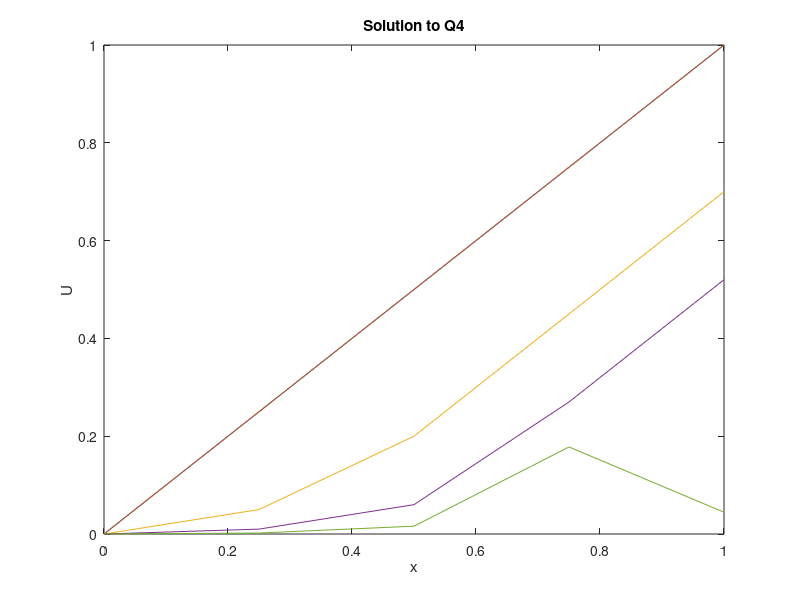

Recreate this plot in MATLAB.
%solution to q4 using FTCS
%defining parameters
c=1;
h=1/4;
r=0.4;
k=r*(h^2)/c;
Nx=1/h;
Nt=4;
x=0:h:1;
t=0:k:0.1;
U=zeros(Nx+1,Nt+1);
%initial conditions
for i=1:Nx+1
    U(i,1)=x(i);
end
for j=1:Nt+1
    U(1,j)=0;
end
%solving
for i=2:Nx
    for j=1:Nt
         U(i,j+1)=r*U(i-1,j)+(1-2*r)*U(i,j)+r*U(i+1,j);
         if j>=2
             U(Nx+1,j)=U(Nx,j)+h;
         end
     end
        
end
U(Nx+1,Nt+1)=U(Nx,Nt+1)*h;
figure1=plot(x,U); 
xlabel('x');
ylabel('U');
title('Solution to Q4');